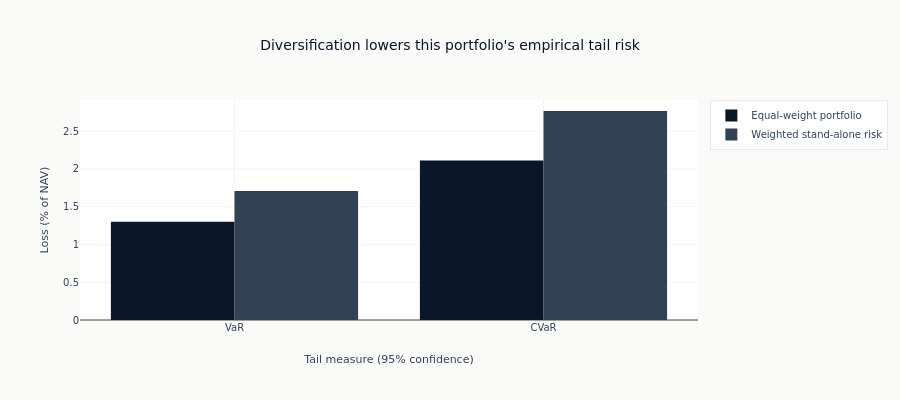

The notebook cell this image was saved under:
### Code cell
fig = go.Figure()
fig.add_trace(
    go.Bar(
        x=portfolio_summary["metric"],
        y=portfolio_summary["portfolio_pct"],
        name="Equal-weight portfolio",
        marker_color=COLORS["blue"],
    )
)
fig.add_trace(
    go.Bar(
        x=portfolio_summary["metric"],
        y=portfolio_summary["weighted_standalone_pct"],
        name="Weighted stand-alone risk",
        marker_color=COLORS["neutral"],
    )
)
fig.update_layout(
    title="Diversification lowers this portfolio's empirical tail risk",
    xaxis_title="Tail measure (95% confidence)",
    yaxis_title="Loss (% of NAV)",
    barmode="group",
    height=400,
)
show_plotly_with_alt(
    fig,
    "Grouped bars comparing the equal-weight portfolio's VaR and CVaR against the weighted sum of the same measures computed for each fund on its own. The portfolio bars are visibly shorter.",
)

### Figure 1 — Plotly figure (JSON) as saved in the notebook; plotly's stock layout.template omitted (floating-point values rounded to 4 significant figures)
{"data": [{"marker": {"color": "#0a1628"}, "name": "Equal-weight portfolio", "type": "bar", "x": ["VaR", "CVaR"], "y": [1.301, 2.111]}, {"marker": {"color": "#334155"}, "name": "Weighted stand-alone risk", "type": "bar", "x": ["VaR", "CVaR"], "y": [1.709, 2.768]}], "layout": {"barmode": "group", "height": 400, "title": {"text": "Diversification lowers this portfolio's empirical tail risk"}, "xaxis": {"title": {"text": "Tail measure (95% confidence)"}}, "yaxis": {"title": {"text": "Loss (% of NAV)"}}}}
